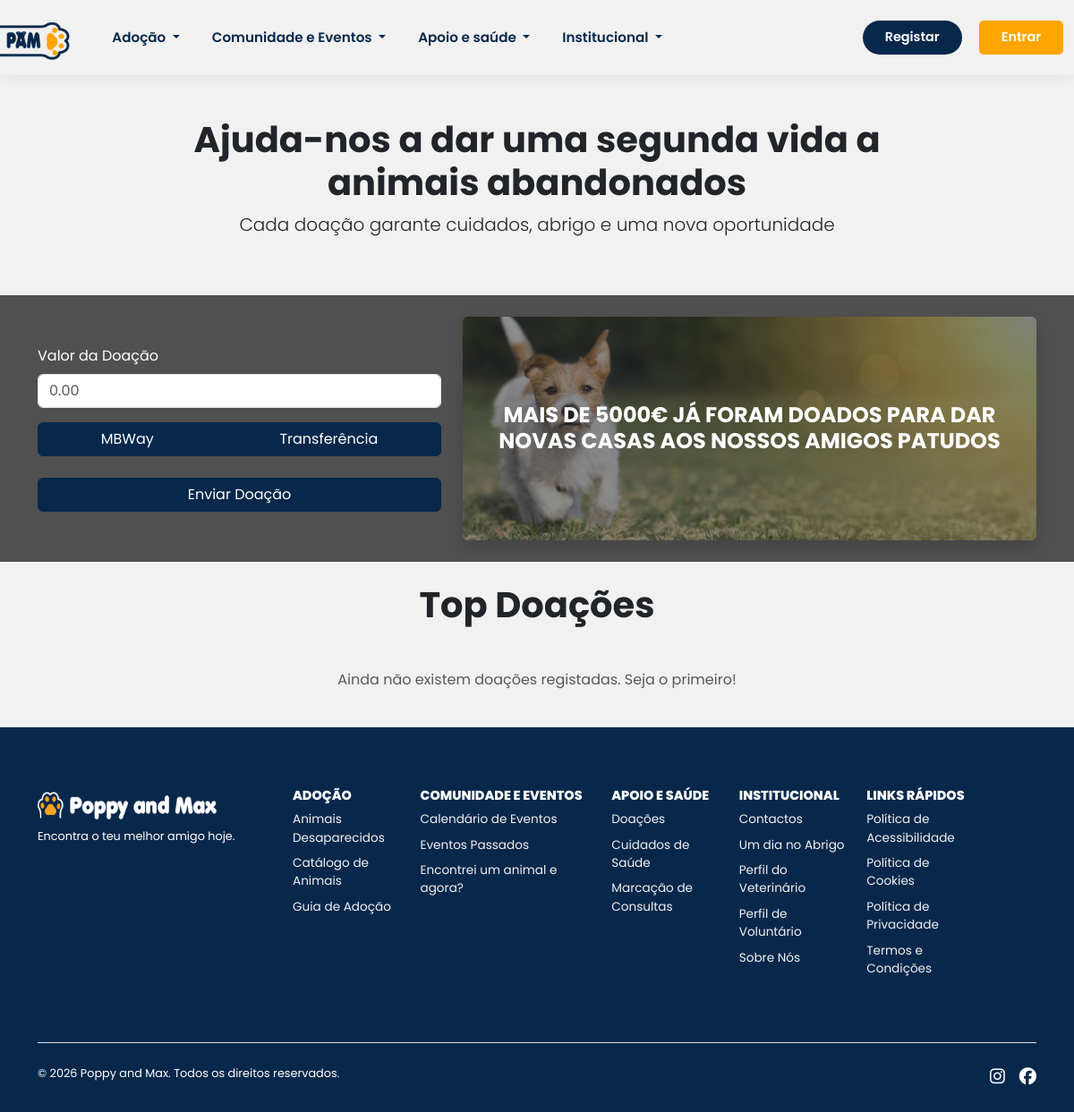
/donations, run on an earlier commit of the app's database.
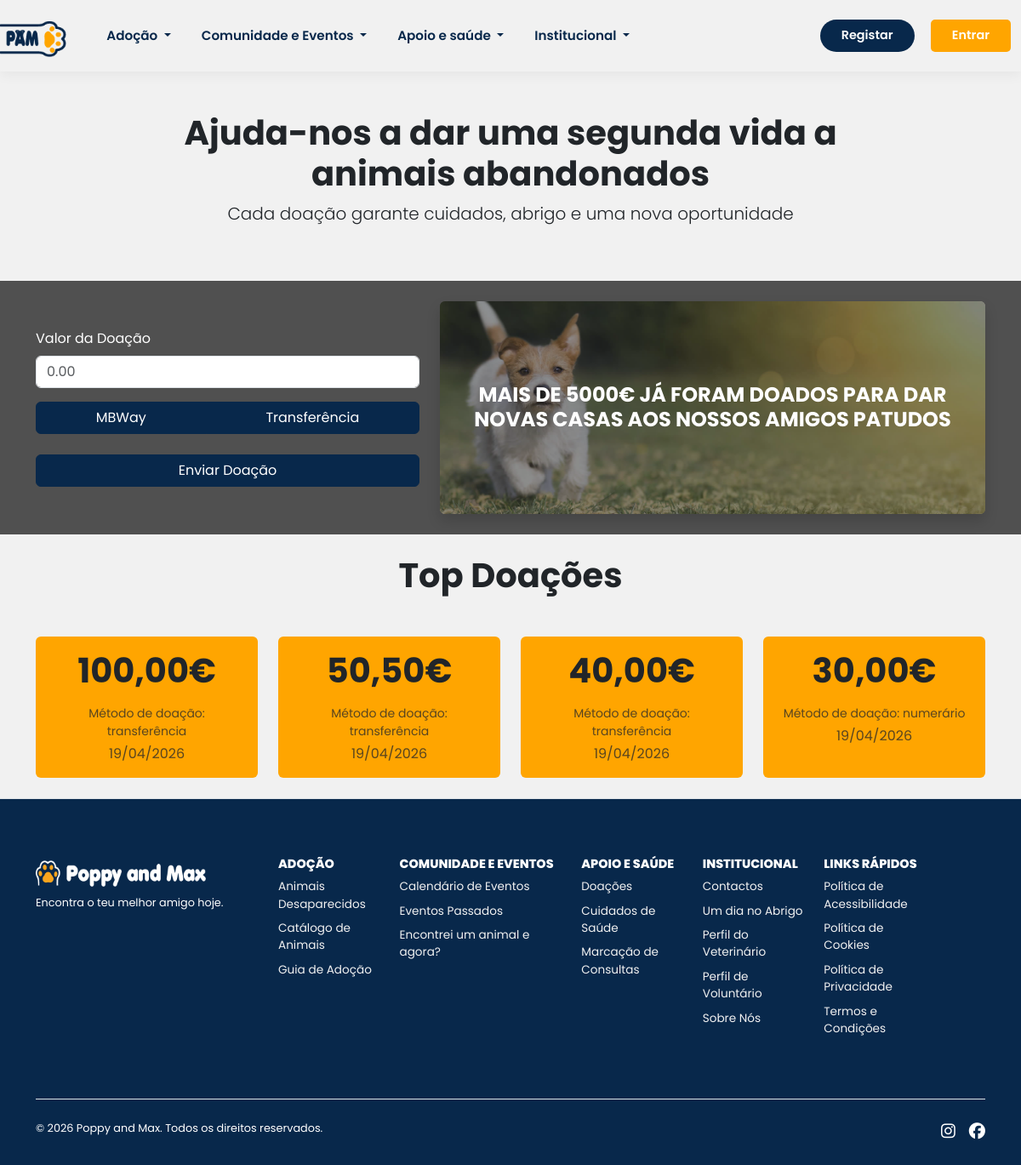
And on a later commit of the database.
### tables this page shows
create table donations (
    id int auto_increment,
    amount decimal(10,2) not null,
    donation_date timestamp default current_timestamp,
    payment_method varchar(50) not null,
    constraint pk_donations primary key (id)
);

### components/routing.php (called while the page is built, shortened)
<?php
	$path = rtrim(parse_url($_SERVER['REQUEST_URI'], PHP_URL_PATH), '/');
	$path = basename($path);
	$path = pathinfo($path, PATHINFO_FILENAME);
	$backOffice = $backOffice ?? false;
	if($backOffice)
		$route = ($path === 'backoffice' || $path === 'index') ? 'dashboard' : $path;
	else
		$route = ($path === 'site' || $path === '' || $path === 'index') ? 'home' : $path;

### components/rerun.php (called while the page is built, shortened)
<?php
	$rerun = $rerun ?? false;
	require $route.'.php';
	$rerun = true;

### donations.php (the view, shortened to what this page needs)
<?php
if(!$rerun):
    $metaTile = 'Painel de Doações';
    $metaDescription = 'Painel de Doações da Poppy and Max';
else:
    $sql = "SELECT * FROM donations ORDER BY amount DESC LIMIT 4";
    $result = $conn->query($sql);
?>
    <section class="container-fluid py-5">
        <div class="mx-auto text-center col-10 col-md-8">
            <h1 class="display-4 fw-bold fs-1">Ajuda-nos a dar uma segunda vida a animais abandonados</h1>
            <p class="lead">Cada doação garante cuidados, abrigo e uma nova oportunidade</p>
        </div>
    </section>
    <section class="background">
        <div class="container py-4">
            <div class="row align-items-center g-4">
                <div class="col-12 col-lg-5">
                    <form id="donationForm" method="POST" action="">
                        <div class="mb-3">
                            <label for="amount" class="form-label text-white">Valor da Doação</label>
                            <input type="number" step="0.01" class="form-control" id="amount" name="amount" placeholder="0.00" required>
                        </div>
                        <div class="btn-group w-100 mb-4" data-toggle="buttons">
                            <label class="btn btn-custom-mbway" for="btn-check-mbway">MBWay</label>
                            <label class="btn btn-custom-trans" for="btn-check-trans">Transferência</label>
                        </div>
                        <div class="d-grid gap-2">
                            <button class="btn btn-custom-con" type="submit">Enviar Doação</button>
                        </div>
                    </form>
                </div>
                <div class="col-12 col-lg-7">
                    <div class="position-relative overflow-hidden rounded shadow text-white">
                        <img src="assets/img/donations_banner.jpg" class="img-fluid w-100 h-100 object-fit-cover" alt="Doação Banner" style="min-height: 250px;">
                        <div class="position-absolute top-0 start-0 w-100 h-100 bg-dark opacity-50"></div>
                        <div class="position-absolute top-50 start-50 translate-middle text-center w-100 px-3">
                            <h3 class="fw-bold m-0 fs-4 text-uppercase tracking-wide">Mais de 5000€ já foram doados para dar novas casas aos nossos amigos patudos</h3>
                        </div>
                    </div>
                </div>
            </div>
        </div>
    </section>
    <section class="container my-4">
        <div class="row g-4">
            <h3 class="display-6 fw-bold text-center mb-4">Top Doações</h3>
            <?php if ($result && $result->num_rows > 0): ?>
                <?php while ($donation = $result->fetch_assoc()): ?>
                    <div class="col-sm-6 col-md-3">
                        <div class="card card-custom h-100 border-0">
                            <div class="card-body text-center">
                                <h4 class="card-title fw-bold text-dark display-6 mb-3">
                                    <?= number_format($donation['amount'], 2, ',', '.') ?>€
                                </h4>
                                <p class="card-text text-muted small mb-1">
                                    Método de doação: <?= htmlspecialchars($donation['payment_method'] ?? 'N/A') ?>
                                </p>
                                <p class="card-text text-muted extreme-small">
                                    <i class="bi bi-calendar3"></i> <?= date('d/m/Y', strtotime($donation['donation_date'])) ?>
                                </p>
                            </div>
                        </div>
                    </div>
                <?php endwhile; ?>
            <?php else: ?>
                <div class="col-12 text-center">
                    <p class="text-muted">Ainda não existem doações registadas. Seja o primeiro!</p>
                </div>
            <?php endif; ?>
        </div>
    </section>
<?php
    endif;
?>

### index.php (shortened to what this page needs)
<?php
	require_once 'components/routing.php';
	require 'components/rerun.php';
?>
<!DOCTYPE html>
<html lang="pt">
	<head>
		<?php
			require_once 'components/head.php';
		?>
	</head>
	<body>
		<?php
			require_once 'components/header.php';
		?>
		<main>
			<?php
				require 'components/rerun.php';
			?>
		</main>
	<?php
		require_once 'components/footer.php';
	?>
	</body>
</html>

### components/head.php (shortened to what this page needs)
<?php
	$basePath = rtrim(str_replace('\\', '/', dirname($_SERVER['SCRIPT_NAME'])), '/');
?>
<link rel="stylesheet" href="https://cdnjs.cloudflare.com/ajax/libs/font-awesome/6.4.2/css/all.min.css">
<link rel="stylesheet" href="<?= $basePath ?>/assets/css/normalize.css">
<link rel="stylesheet" href="https://cdn.jsdelivr.net/npm/bootstrap@5.3.8/dist/css/bootstrap.min.css">
<link rel="stylesheet" href="<?= $basePath ?>/assets/css/styles.css">
<?php
	if($backOffice){
		$basePath = $origin;
?>
	<script src="https://code.jquery.com/jquery-4.0.0.min.js" defer></script>
	<link href="https://cdn.jsdelivr.net/npm/tom-select@2.2.2/dist/css/tom-select.bootstrap5.min.css" rel="stylesheet">
	<script src="https://cdn.jsdelivr.net/npm/tom-select@2.2.2/dist/js/tom-select.complete.min.js"></script>
	<link rel="stylesheet" href="//cdn.datatables.net/2.3.8/css/dataTables.dataTables.min.css">
	<script src="https://cdn.datatables.net/2.3.8/js/dataTables.min.js" defer></script>
<?php
		if(file_exists(__DIR__."/../backoffice/assets/css/".$route.".css"))
			echo '<link rel="stylesheet" href="'.$basePath.'/assets/css/'.$route.'.css">';
		if(file_exists(__DIR__."/../backoffice/assets/js/".$route.".js"))
			echo '<script src="'.$basePath.'/assets/js/'.$route.'.js" defer></script>';
	} else {
		if(file_exists(__DIR__."/../assets/css/".$route.".css"))
			echo '<link rel="stylesheet" href="'.$basePath.'/assets/css/'.$route.'.css?v='.filemtime(__DIR__."/../assets/css/".$route.".css").'">';
	}

### components/header.php (shortened to what this page needs)
<header>
  <nav class="navbar navbar-expand-lg bg-nav navbar-color">
    <div class="container-fluid">
      <a class="navbar-brand" href="<?= $basePath ?>/"
        ><img
          src="<?= $basePath?>/assets/img/logo.png"
          alt="Logo PAM"
          style="max-width: 120px; max-height: 50px; transform: translateX(-13px)"
      /></a>
      <div class="collapse navbar-collapse" id="navbarSupportedContent">
        <ul class="navbar-nav me-auto mb-2 mb-lg-0">
          <li class="nav-item dropdown">
            <a class="nav-link dropdown-toggle" href="#" role="button" data-bs-toggle="dropdown" aria-expanded="false">
              Adoção
            </a>
          </li>
          <li class="nav-item dropdown">
            <a class="nav-link dropdown-toggle" href="#" role="button" data-bs-toggle="dropdown" aria-expanded="false">
              Comunidade e Eventos
            </a>
          </li>
          <li class="nav-item dropdown">
            <a class="nav-link dropdown-toggle" href="#" role="button" data-bs-toggle="dropdown" aria-expanded="false">
              Apoio e saúde
            </a>
          </li>
          <li class="nav-item dropdown">
            <a class="nav-link dropdown-toggle" href="#" role="button" data-bs-toggle="dropdown" aria-expanded="false">
              Institucional
            </a>
          </li>
        </ul>
        <?php
          if(empty($_SESSION['auth'])):
        ?>
            <div>
              <a href="<?= $basePath ?>/regist"><button class="btn-login" type="button">Registar</button></a>
              <a href="<?= $basePath ?>/login"><button class="btn-login btn-regist" type="button">Entrar</button></a>
            </div>
        <?php
          endif;
        ?>
      </div>
    </div>
  </nav>
</header>

### components/footer.php (shortened to what this page needs)
<footer class="footer-adocao border-top">
  <div class="container">
    <div class="row py-5">
      <div class="col-12 col-lg-3 mb-4 mb-lg-0 text-center text-lg-start">
        <a class="footer-brand" href="<?= $basePath ?>/">
          <img src="<?= $basePath ?>/assets/img/footer.png" alt="Logo PAM" style="max-width: 200px; max-height: 50px;" />
        </a>
        <p class="mt-2" style="font-size: 0.8rem">Encontra o teu melhor amigo hoje.</p>
      </div>
      <div class="col-12 col-lg-9">
        <div class="row">
          <div class="col-6 col-lg-2 mb-3">
            <h5>Adoção</h5>
            <ul class="nav flex-column">
              <li class="nav-item mb-2"><a href="<?= $basePath ?>/missing_animals" class="nav-link p-0">Animais Desaparecidos</a></li>
              <li class="nav-item mb-2"><a href="<?= $basePath ?>/animalCatalog" class="nav-link p-0">Catálogo de Animais</a></li>
              <li class="nav-item mb-2"><a href="<?= $basePath ?>/adoptionGuide" class="nav-link p-0">Guia de Adoção</a></li>
            </ul>
          </div>
          <div class="col-6 col-lg-3 mb-3">
            <h5>Comunidade e Eventos</h5>
            <ul class="nav flex-column">
              <li class="nav-item mb-2"><a href="<?= $basePath ?>/calendario" class="nav-link p-0">Calendário de Eventos</a></li>
              <li class="nav-item mb-2"><a href="<?= $basePath ?>/events" class="nav-link p-0">Eventos Passados</a></li>
              <li class="nav-item mb-2"><a href="#" class="nav-link p-0">Encontrei um animal e agora?</a></li>
            </ul>
          </div>
          <div class="col-6 col-lg-2 mb-3">
            <h5>Apoio e saúde</h5>
            <ul class="nav flex-column">
              <li class="nav-item mb-2"><a href="<?= $basePath ?>/donations" class="nav-link p-0">Doações</a></li>
              <li class="nav-item mb-2"><a href="<?= $basePath ?>/animal_care" class="nav-link p-0">Cuidados de Saúde</a></li>
              <li class="nav-item mb-2"><a href="<?= $basePath ?>/appointment" class="nav-link p-0">Marcação de Consultas</a></li>
            </ul>
          </div>
          <div class="col-6 col-lg-2 mb-3">
            <h5>Institucional</h5>
            <ul class="nav flex-column">
              <li class="nav-item mb-2"><a href="<?= $basePath ?>/contactos" class="nav-link p-0">Contactos</a></li>
              <li class="nav-item mb-2"><a href="<?= $basePath ?>/dia_voluntario" class="nav-link p-0">Um dia no Abrigo</a></li>
              <li class="nav-item mb-2"><a href="<?= $basePath ?>/vetProfile" class="nav-link p-0">Perfil do Veterinário</a></li>
              <li class="nav-item mb-2"><a href="<?= $basePath ?>/perfis_voluntario" class="nav-link p-0">Perfil de Voluntário</a></li>
              <li class="nav-item mb-2"><a href="<?= $basePath ?>/sobrenos" class="nav-link p-0">Sobre Nós</a></li>
            </ul>
          </div>
          <div class="col-6 col-lg-2 mb-3">
            <h5>Links Rápidos</h5>
            <ul class="nav flex-column">
              <li class="nav-item mb-2"><a href="<?= $basePath ?>/accessibility" class="nav-link p-0">Política de Acessibilidade</a></li>
              <li class="nav-item mb-2"><a href="<?= $basePath ?>/cookies" class="nav-link p-0">Política de Cookies</a></li>
              <li class="nav-item mb-2"><a href="<?= $basePath ?>/privacy" class="nav-link p-0">Política de Privacidade</a></li>
              <li class="nav-item mb-2"><a href="<?= $basePath ?>/termos" class="nav-link p-0">Termos e Condições</a></li>
            </ul>
          </div>
        </div>
      </div>
    </div>
    <div class="d-flex flex-column flex-sm-row justify-content-between py-4 border-top">
      <p class="mb-0">© 2026 Poppy and Max. Todos os direitos reservados.</p>
      <ul class="list-unstyled d-flex social-icons mb-0">
        <li class="ms-3">
          <a href="#"><i class="fa-brands fa-instagram"></i></a>
        </li>
        <li class="ms-3">
          <a href="#"><i class="fa-brands fa-facebook"></i></a>
        </li>
      </ul>
    </div>
  </div>
</footer>

### assets/css/styles.css (style rules this page uses)
:root { --primary: #08284b; --primary-light: #135eb1; --secondary: #ffa500; --secondary-light: #fbba50; }
html { scroll-behavior: smooth; }
html, body { height: 100%; }
body { display: flex; flex-direction: column; font-family: "Poppins", sans-serif; background-color: #f1f1f1; overflow-x: hidden; }
.bg-nav { background-color: #f1f1f1 !important; box-shadow: 0 4px 15px rgba(0, 0, 0, 0.05); padding: 12px 0; transition: all 0.3s ease; }
.navbar-color .nav-link { color: var(--primary) !important; font-weight: 600; font-size: 0.95rem; margin: 0 10px; transition: 0.3s; }
.btn-login { background-color: var(--primary); border: none; color: #ffffff; font-weight: 600; font-size: 0.9rem; border-radius: 50px; padding: 8px 25px; margin-left: 15px; transition: all 0.3s ease; }
.btn-regist { background-color: var(--secondary); border-radius: 5px; }
.footer-adocao { flex-shrink: 0; background-color: var(--primary) !important; color: #ffffff !important; padding-top: 20px; }
.footer-brand { text-decoration: none; color: #ffffff; font-size: 1.5rem; }
.footer-adocao h5 { color: #ffffff !important; font-weight: 800; font-size: 0.9rem; text-transform: uppercase; }
.footer-adocao .nav-link { color: #f1f1f1 !important; font-size: 0.85rem; transition: 0.3s; }
.social-icons a { color: #ffffff; font-size: 1.2rem; }
.footer-adocao p { color: #ffffff; font-size: 0.8rem; }

### assets/css/donations.css (style rules this page uses)
.background { background-color: #505050; }
.btn-custom-con, .btn-custom-trans, .btn-custom-mbway { background-color: #08284B !important; color: white !important; border-color: #08284B !important; opacity: 1 !important; }
.card-custom { background-color: #FFA500; color: black; }

What changed in the data, as far as the page shows it:
added donations: amount "100,00", payment_method "transferência", donation_date "19/04/2026"
added donations: amount "50,50", payment_method "transferência", donation_date "19/04/2026"
added donations: amount "40,00", payment_method "transferência", donation_date "19/04/2026"
added donations: amount "30,00", payment_method "numerário", donation_date "19/04/2026"
Also different on the page:
text no longer shown: "Ainda não existem doações registadas. Seja o primeiro!"
